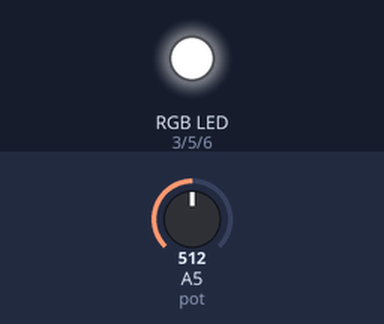
Bench run of a sketch on a simulated Arduino Uno, built with avr-gcc and run on an emulated ATmega328P. Parts: an RGB LED mixed from three pins (HIGH = lit). The test bench sets the inputs (shaded band); at power-on: A5 (pot) = 512. Dim RGB values are drawn brighter than linear.

Above: at 3.5 s.
3.6 s: A5 (pot) set to 122
At 4.2 s:
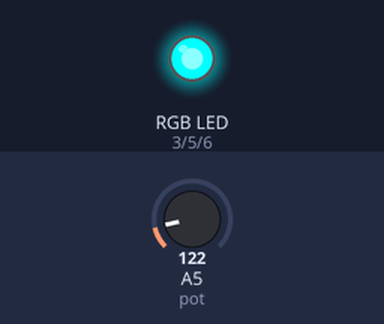
7.2 s: A5 (pot) set to 0
At 7.26 s:
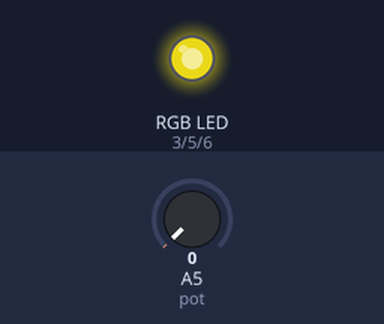
Timing chart, 0 to 16.8 s (numbered marks = the images above; inputs shaded):
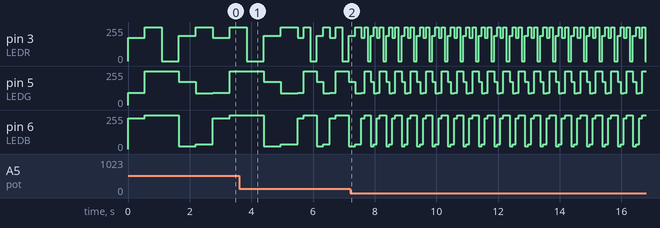

Measured:
- by itself, pin 3 (LEDR): repeats every 0.50 s: 174/255 0.10 s, 255/255 0.10 s, 0/255 0.10 s, 189/255 0.10 s, 255/255 0.10 s
- by itself, pin 5 (LEDG): repeats every 0.50 s: 92/255 0.10 s, 255/255 0.20 s, 174/255 0.10 s, 87/255 0.10 s
- by itself, pin 6 (LEDB): repeats every 0.50 s: 230/255 0.10 s, 255/255 0.20 s, 20/255 0.10 s, 35/255 0.10 s

The sketch:

CONTROL_DE_UNA_SECUENCIA_DE_COLORES_RGB.ino
```cpp
/*
 * Fundación Kinal
 * Centro Educativo Técnico Labral Kinal
 * Electrónica
 * Grado: Quinto
 * Sección: A
 * Curso: Taller de Electrónica Digital y Reparación de Computadoras I
 * Nombre: Carlos Alexander Quim Chapaz
 * Carné: 2019172 
 * Proyecto: Uso de Interrupciones externas ejemplo 3 - Bimeste III
*/

#define pot A5
#define LEDR 3
#define LEDG 5
#define LEDB 6

//variables
int variacion, tiempo;

void setup() {
  pinMode(pot, INPUT);
  pinMode(LEDR, OUTPUT);
  pinMode(LEDG, OUTPUT);
  pinMode(LEDB, OUTPUT);
}

void loop() {
  variacion = analogRead(pot);

  //Mapeo de los valores del potenciometro
  tiempo = map(variacion, 0, 1023, 100, 1000);

  analogWrite(LEDR, 174);
  analogWrite(LEDG, 92);
  analogWrite(LEDB, 230);
  delay(tiempo);
  analogWrite(LEDR, 255);
  analogWrite(LEDG, 255);
  analogWrite(LEDB, 255);
  delay(tiempo);
  analogWrite(LEDR, 0);
  analogWrite(LEDG, 255);
  analogWrite(LEDB, 255);
  delay(tiempo);
  analogWrite(LEDR, 189);
  analogWrite(LEDG, 174);
  analogWrite(LEDB, 20);
  delay(tiempo);
  analogWrite(LEDR, 255);
  analogWrite(LEDG, 87);
  analogWrite(LEDB, 35);
  delay(tiempo);
}
```
